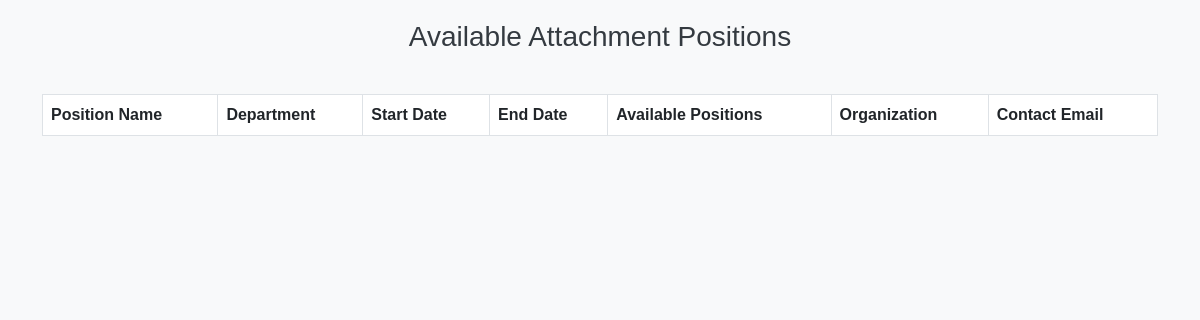
The page /iasms/admin_view_position.php on the database as committed earlier.
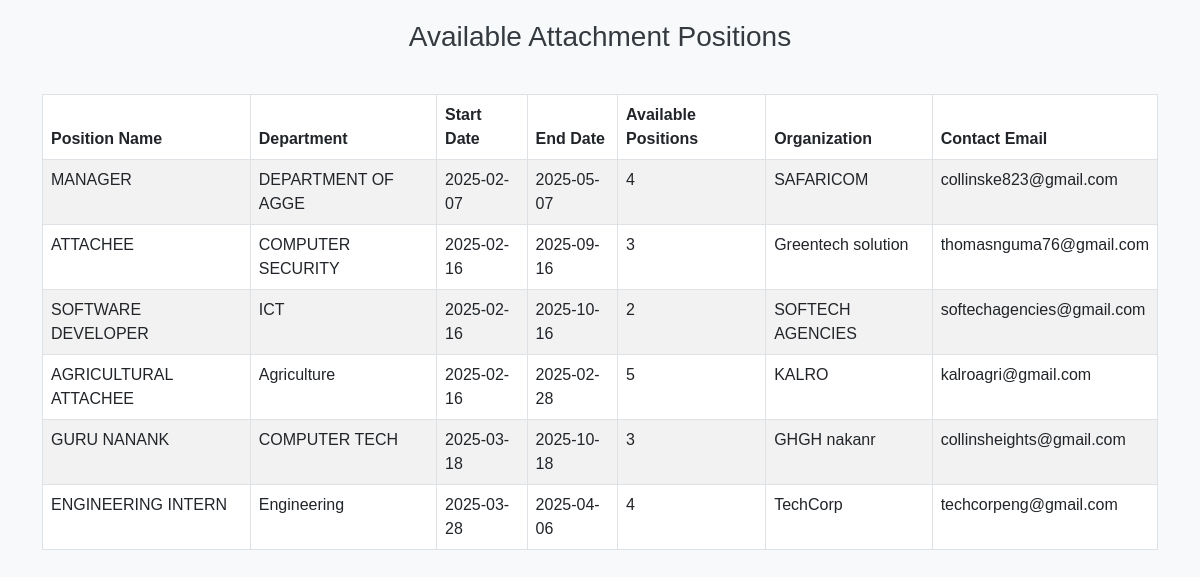
The same page on the database as committed later.
### tables this page shows
CREATE TABLE `attachment_positions` (
  `id` int(11) NOT NULL,
  `position_name` varchar(255) NOT NULL,
  `department` varchar(255) NOT NULL,
  `start_date` date NOT NULL,
  `end_date` date NOT NULL,
  `description` text NOT NULL,
  `available_positions` int(11) NOT NULL,
  `organization_name` varchar(255) NOT NULL,
  `organization_email` varchar(255) NOT NULL,
  `status` enum('Active','Inactive') NOT NULL DEFAULT 'Active',
  `created_at` timestamp NOT NULL DEFAULT current_timestamp()
);

### iasms/admin_view_position.php (the view, shortened to what this page needs)
<?php
include 'database_connection/database_connection.php';
$sql = "SELECT * FROM attachment_positions WHERE status = 'active' AND available_positions > 0";
$result = mysqli_query($conn, $sql);
?>
<!DOCTYPE html>
<html lang="en">
<head>
  <link href="https://cdn.jsdelivr.net/npm/bootstrap@5.3.0-alpha1/dist/css/bootstrap.min.css" rel="stylesheet">
  <link href="https://cdn.jsdelivr.net/npm/datatables@1.10.25/css/jquery.dataTables.min.css" rel="stylesheet">
</head>
<body>
  <div class="container">
    <h2>Available Attachment Positions</h2>
    <div class="table-responsive">
      <table id="positionsTable" class="table table-bordered table-striped">
        <thead>
          <tr>
            <th>Position Name</th>
            <th>Department</th>
            <th>Start Date</th>
            <th>End Date</th>
            <th>Available Positions</th>
            <th>Organization</th>
            <th>Contact Email</th>
          </tr>
        </thead>
        <tbody>
          <?php while ($row = mysqli_fetch_assoc($result)) { ?>
          <tr>
            <td><?php echo $row['position_name']; ?></td>
            <td><?php echo $row['department']; ?></td>
            <td><?php echo $row['start_date']; ?></td>
            <td><?php echo $row['end_date']; ?></td>
            <td><?php echo $row['available_positions']; ?></td>
            <td><?php echo $row['organization_name']; ?></td>
            <td>
              <span data-toggle="tooltip" title="Click to contact the organization">
                <?php echo $row['organization_email']; ?>
              </span>
            </td>
          </tr>
          <?php } ?>
        </tbody>
      </table>
    </div>
  </div>
</body>
</html>

### iasms/admin_view_position.php (style rules this page uses)
body { font-family: Arial, sans-serif; background-color: #f8f9fa; }
h2 { text-align: center; margin-top: 20px; font-size: 28px; color: #343a40; }
.table { margin-top: 20px; }
.table thead { background-color: #007bff; color: white; }
.table-responsive { margin-top: 20px; }

Rows that differ between the two databases and show on the page:
added attachment_positions: position_name "MANAGER", department "DEPARTMENT OF AGGE", start_date "2025-02-07", end_date "2025-05-07", available_positions "4", organization_name "SAFARICOM", organization_email "collinske823@gmail.com"
added attachment_positions: position_name "ATTACHEE", department "COMPUTER SECURITY", start_date "2025-02-16", end_date "2025-09-16", available_positions "3", organization_name "Greentech solution", organization_email "thomasnguma76@gmail.com"
added attachment_positions: position_name "SOFTWARE DEVELOPER", department "ICT", start_date "2025-02-16", end_date "2025-10-16", available_positions "2", organization_name "SOFTECH AGENCIES", organization_email "softechagencies@gmail.com"
added attachment_positions: position_name "AGRICULTURAL ATTACHEE", department "Agriculture", start_date "2025-02-16", end_date "2025-02-28", available_positions "5", organization_name "KALRO", organization_email "kalroagri@gmail.com"
added attachment_positions: position_name "GURU NANANK", department "COMPUTER TECH", start_date "2025-03-18", end_date "2025-10-18", available_positions "3", organization_name "GHGH nakanr", organization_email "collinsheights@gmail.com"
added attachment_positions: position_name "ENGINEERING INTERN", department "Engineering", start_date "2025-03-28", end_date "2025-04-06", available_positions "4", organization_name "TechCorp", organization_email "techcorpeng@gmail.com"
